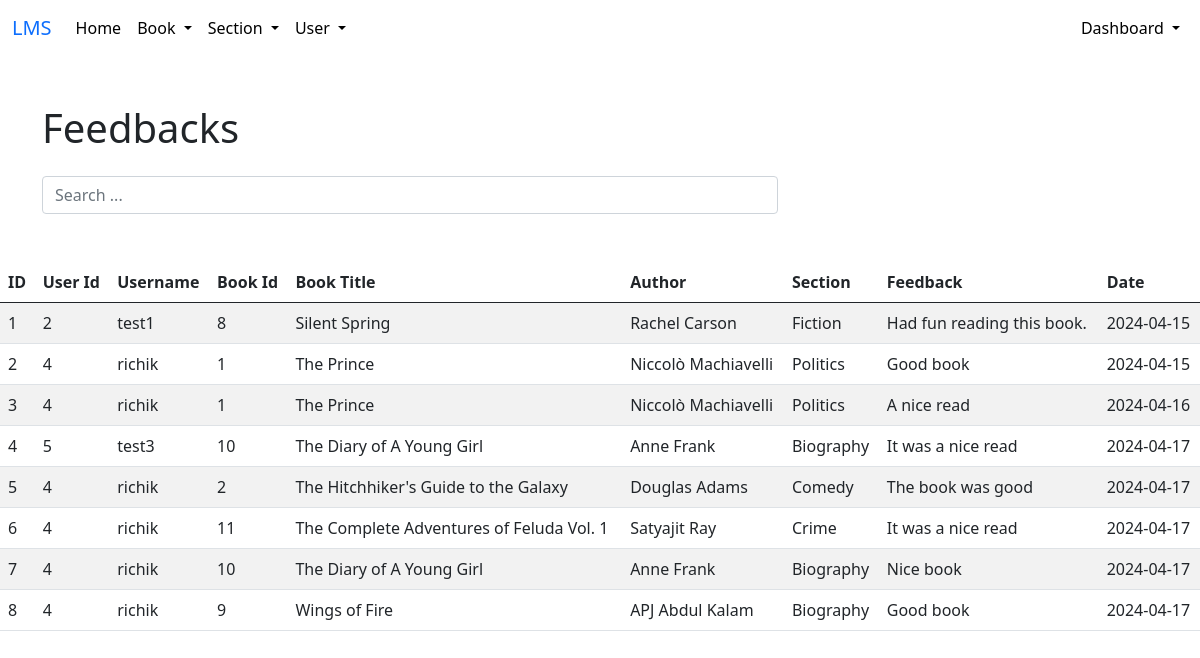
Page /view-feedbacks (signed in) on the committed database.
### models/models.py (models this page shows)
class Feedback(db.Model):
    __tablename__ = 'Feedback'
    id = db.Column(db.Integer, primary_key=True)
    user_id = db.Column(db.Integer, db.ForeignKey('User.id'), nullable=False)
    username = db.Column(db.String(100), nullable=False)
    book_id = db.Column(db.Integer, db.ForeignKey('Book.id'), nullable=False)
    book_title = db.Column(db.String(100), nullable=False)
    book_author = db.Column(db.String(100), nullable=False)
    section_name = db.Column(db.String(100), db.ForeignKey('Section.name'), nullable=False)
    feedback = db.Column(db.Text(), nullable=False)
    feedback_date = db.Column(db.Date, nullable=False,default=datetime.utcnow().date())
    user = db.relationship('User', backref=db.backref('Feedback', lazy=True))

### app.py (the view)
@app.route('/view-feedbacks', methods = ['GET', 'POST']) # type: ignore
def view_feedbacks():
    if request.method == 'GET':
        if session.get('logged_in') and session.get('admin'):
            feedbacks = Feedback.query.all()
            return render_template('view_feedbacks.html',feedbacks=feedbacks)
        else:
            return redirect(url_for('index'))

### templates/view_feedbacks.html (shortened to what this page needs)
<!DOCTYPE html>
<html>
<head>
    <link href="https://cdn.jsdelivr.net/npm/bootstrap@5.0.2/dist/css/bootstrap.min.css" rel="stylesheet">
    <link rel="stylesheet" href="https://stackpath.bootstrapcdn.com/font-awesome/4.7.0/css/font-awesome.min.css" />
</head>
<body>
    <nav class="navbar navbar-expand-lg bg-body-tertiary">
        <div class="container-fluid">
          <a class="navbar-brand" href="/">LMS</a>
          <div class="collapse navbar-collapse" id="navbarNavDropdown">
            <ul class="navbar-nav">
              <li class="nav-item">
                <a class="nav-link active" aria-current="page" href="/">Home</a>
              </li>
              <li class="nav-item dropdown">
                <a
                  class="nav-link dropdown-toggle"
                  href="#"
                  role="button"
                  data-bs-toggle="dropdown"
                  aria-expanded="false"
                >
                  Book
                </a>
              </li>
              <li class="nav-item dropdown">
                <a
                  class="nav-link dropdown-toggle"
                  href="#"
                  role="button"
                  data-bs-toggle="dropdown"
                  aria-expanded="false"
                >
                  Section
                </a>
              </li>
              <li class="nav-item dropdown">
                <a
                  class="nav-link dropdown-toggle"
                  href="#"
                  role="button"
                  data-bs-toggle="dropdown"
                  aria-expanded="false"
                >
                  User
                </a>
              </li>
            </ul>
            <ul class="navbar-nav ms-auto">
              <li class="nav-item dropdown">
                <a
                  class="nav-link dropdown-toggle"
                  href="#"
                  role="button"
                  data-bs-toggle="dropdown"
                  aria-expanded="false"
                >
                  Dashboard
                </a>
              </li>
            </ul>
          </div>
        </div>
      </nav>
    <div class='container my-5'>
        <h1>Feedbacks</h1>
        <div class="row my-4">
            <div class="col-md-8">
                <form class="form-inline" method="GET" action="{{url_for('view_feedbacks')}}">
                    <div class="form-group mr-2">
                        <input type="text" class="form-control" id="search_query" name="search_query" placeholder="Search ...">
                    </div>
                </form>
            </div>
        </div>
    </div>
    <table class="table table-striped">
        <thead>
            <tr>
                <th>ID</th>
                <th>User Id</th>
                <th>Username</th>
                <th>Book Id</th>
                <th>Book Title</th>
                <th>Author</th>
                <th>Section</th>
                <th>Feedback</th>
                <th>Date</th>
            </tr>
        </thead>
        <tbody>
            {% for feedback in feedbacks %}
            <tr>
                <td>{{feedback.id}}</td>
                <td>{{feedback.user_id}}</td>
                <td>{{feedback.username}}</td>
                <td>{{feedback.book_id}}</td>
                <td>{{feedback.book_title}}</td>
                <td>{{feedback.book_author}}</td>
                <td>{{feedback.section_name}}</td>
                <td>{{feedback.feedback}}</td>
                <td>{{feedback.feedback_date}}</td>
            </tr>
            {% endfor %}
        </tbody>
    </table>
</body>
</html>

### templates/view_feedbacks.html (style rules this page uses)
.navbar-nav .nav-link { color: black !important; }

### rows in the picture
Feedback: id "1", user_id "2", username "test1", book_id "8", book_title "Silent Spring", book_author "Rachel Carson", section_name "Fiction", feedback "Had fun reading this book.", feedback_date "2024-04-15"
Feedback: id "2", user_id "4", username "richik", book_id "1", book_title "The Prince", book_author "Niccolò Machiavelli", section_name "Politics", feedback "Good book", feedback_date "2024-04-15"
Feedback: id "3", user_id "4", username "richik", book_id "1", book_title "The Prince", book_author "Niccolò Machiavelli", section_name "Politics", feedback "A nice read", feedback_date "2024-04-16"
Feedback: id "4", user_id "5", username "test3", book_id "10", book_title "The Diary of A Young Girl", book_author "Anne Frank", section_name "Biography", feedback "It was a nice read", feedback_date "2024-04-17"
Feedback: id "5", user_id "4", username "richik", book_id "2", book_title "The Hitchhiker's Guide to the Galaxy", book_author "Douglas Adams", section_name "Comedy", feedback "The book was good", feedback_date "2024-04-17"
Feedback: id "6", user_id "4", username "richik", book_id "11", book_title "The Complete Adventures of Feluda Vol. 1", book_author "Satyajit Ray", section_name "Crime", feedback "It was a nice read", feedback_date "2024-04-17"
Feedback: id "7", user_id "4", username "richik", book_id "10", book_title "The Diary of A Young Girl", book_author "Anne Frank", section_name "Biography", feedback "Nice book", feedback_date "2024-04-17"
Feedback: id "8", user_id "4", username "richik", book_id "9", book_title "Wings of Fire", book_author "APJ Abdul Kalam", section_name "Biography", feedback "Good book", feedback_date "2024-04-17"
